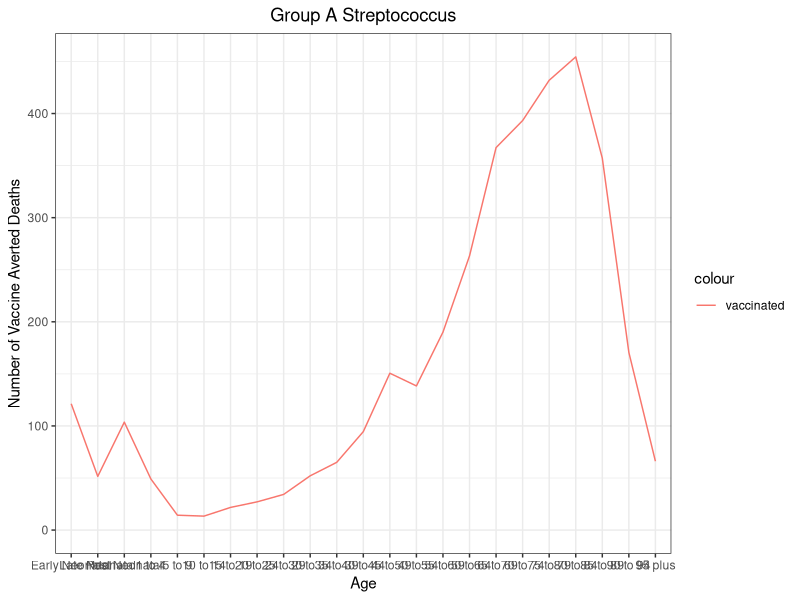

Write the R code that produced this figure.
# ------------------------------------------------------------------------------
# vaccine impact estimates using IHME AMR burden (Deaths)
# ------------------------------------------------------------------------------
# load libraries
library (readr)
library(readxl)
library (dplyr)
library (ggplot2)
library (reshape2)
library (tidyverse)

# clear workspace
rm (list = ls ())
# ------------------------------------------------------------------------------
## IHME data on the burden ##
# WHO region: Africa, Americas, Eastern Mediterranean, Europe, South-East Asia, 
#             Western Pacific, Unclassified 
# year: ?
# sex: both
# ------------------------------------------------------------------------------
# Import IME AMR burden

IHME_AMR_burden <- read_excel("IHME AMR burden.xlsx", 
                              col_names = FALSE)

names(IHME_AMR_burden) <- c("WHO_region", "Disease_presentation","Age_group","Pathogen", 
                            "Associated_suscetible_mean","Associated_suscetible_lower",
                            "Associated_suscetible_upper","Associated_resistant_mean", 
                            "Associated_resistant_lower","Associated_resistant_upper",
                            "Attributable_resistance_mean","Attributable_resistance_lower", 
                            "Attributable_resistance_upper")

# Data cleaning
IHME_AMR_burden <- IHME_AMR_burden[-c(1:2),]

IHME_AMR_burden[,5:13] <- lapply(IHME_AMR_burden[,5:13], as.numeric)

IHME_AMR_burden$Age_group <- factor(IHME_AMR_burden$Age_group, 
                                levels=c(as.vector(unlist(IHME_AMR_burden[1:23,"Age_group"]))), order=T)
# ------------------------------------------------------------------------------
# Import WHO vaccine profile



# ------------------------------------------------------------------------------
reference <- IHME_AMR_burden %>% count(Pathogen, Disease_presentation)
reference

pathogen <- IHME_AMR_burden %>% count(Pathogen)
pathogen

plot <- function(df, pathogen){
  
  y <- df[df$Pathogen == pathogen,]
  
  y <- y %>% 
    group_by(Pathogen, Age_group) %>%
    summarise(sum=sum(Attributable_resistance_mean))
    
  ggplot(y, aes(x=Age_group)) +
    geom_line(aes(y=sum, group=1, colour="vaccinated")) +
    ylab("Number of Vaccine Averted Deaths") + 
    xlab("Age") +
    ggtitle(pathogen) +
    theme_bw() +
    theme(plot.title = element_text(hjust = 0.5)) +
    expand_limits(y=0)
  
  }

plot(df = IHME_AMR_burden, pathogen = "Group A Streptococcus")






